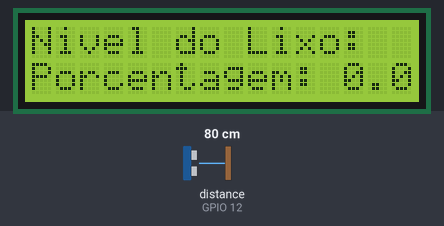
Bench run of a sketch on a simulated ESP32. Parts: 16×2 character LCD. Inputs (shaded band) come from the test bench; at power-on: distance to the obstacle (sensor on GPIO 12) 80 cm. The echo pulse lasts 58.3 µs per cm; WiFi joins after 1.5 s; servers stay silent unless stated; no MQTT or app messages arrive unless stated; what the sketch prints to the serial monitor is not drawn.

Above: at 3.2 s.
3.3 s: distance to the obstacle (sensor on GPIO 12) set to 2 cm
At 5.0 s:
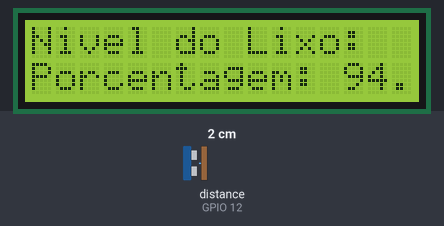
5.7 s: distance to the obstacle (sensor on GPIO 12) set to 4 cm
At 6.7 s:
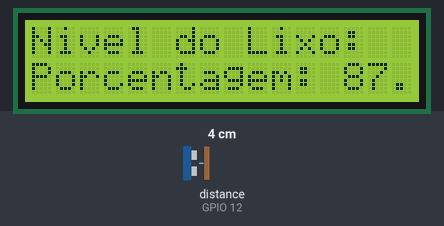
7.8 s: distance to the obstacle (sensor on GPIO 12) set to 9 cm
At 9.7 s:
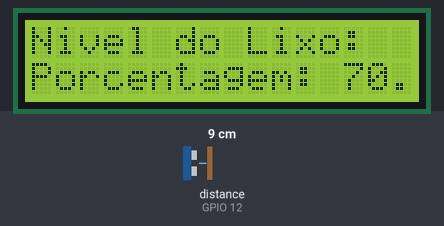
Timing chart, 0 to 11.2 s (numbered marks = the images above; inputs shaded):
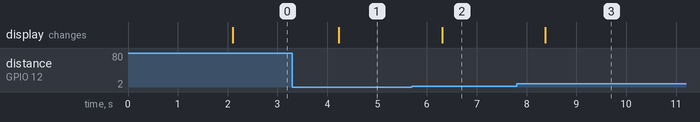

Measured:
- after the input at 3.3 s, the display: changes after 0.93 s (image 1)
- after the input at 5.7 s, the display: changes after 0.60 s (image 2)
- after the input at 7.8 s, the display: changes after 0.58 s (image 3)

The sketch:

smart_trash.ino
```cpp
#include <Wire.h>
#include <LiquidCrystal_I2C.h>
#include <Ultrasonic.h>
#include <WiFi.h>
#include <PubSubClient.h>

// Inicialização do LCD
LiquidCrystal_I2C lcd(0x27, 16, 2);

#define TOPICO_DISTANCIA "/TEF/sensor111/distance" // Tópico MQTT para enviar informações de distância

const int trigPin = 13; // Pino do trigger do sensor ultrassônico
const int echoPin = 12; // Pino do echo do sensor ultrassônico
Ultrasonic ultrasonicSensor(trigPin, echoPin);

const char* SSID = "Wokwi-GUEST";
const char* PASSWORD = "";
const char* BROKER_MQTT = "46.17.108.113";
const int BROKER_PORT = 1883;
const char* ID_MQTT = "fiware_111";

WiFiClient espClient;
PubSubClient MQTT(espClient);

void setup() {
    Serial.begin(115200);

    lcd.init();
    lcd.backlight();

    pinMode(trigPin, OUTPUT);
    pinMode(echoPin, INPUT);

    WiFi.begin(SSID, PASSWORD);
    while (WiFi.status() != WL_CONNECTED) {
        delay(1000);
        Serial.println("Connecting to WiFi...");
    }

    MQTT.setServer(BROKER_MQTT, BROKER_PORT);
}

void loop() {
    float distance, percentage;

    // Leitura da distância do sensor ultrassônico
    distance = ultrasonicSensor.read(CM);

    Serial.print("Porcentagem do lixo: ");

    // Converter a distância em porcentagem
    percentage = map(distance, 0, 30, 100, 0);
    // Garantir que a porcentagem está no intervalo correto
    percentage = constrain(percentage, 0, 100);

    Serial.print(percentage);
    Serial.println("%");

    lcd.clear();
    lcd.setCursor(0, 0);
    lcd.print("Nivel do Lixo:");
    lcd.setCursor(0, 1);
    lcd.print("Porcentagem: " + String(percentage) + "%");

    if (!MQTT.connected()) {
        reconnectMQTT();
    }

    char msgBuffer[20];
    snprintf(msgBuffer, sizeof(msgBuffer), "Porcentagem: %.1f", percentage);

    // Envia a mensagem no formato desejado para o tópico MQTT
    MQTT.publish(TOPICO_DISTANCIA, msgBuffer);

    MQTT.loop();

    delay(1000);
}

void reconnectMQTT() {
    while (!MQTT.connected()) {
        if (MQTT.connect(ID_MQTT)) {
            Serial.println("Connected to MQTT broker");
        } else {
            Serial.print("Failed, rc=");
            Serial.print(MQTT.state());
            Serial.println(" Trying again in 5 seconds");
            delay(5000);
        }
    }
}
```
